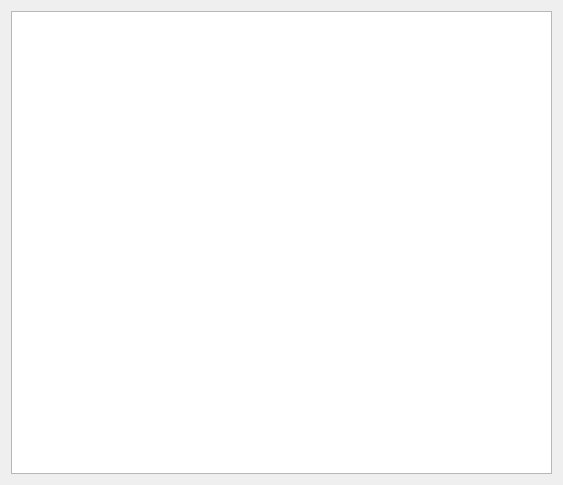
<?xml version="1.0" encoding="UTF-8"?>
<ui version="4.0">
 <class>MapaClass</class>
 <widget class="SubWindow" name="MapaClass">
  <property name="geometry">
   <rect>
    <x>0</x>
    <y>0</y>
    <width>563</width>
    <height>485</height>
   </rect>
  </property>
  <property name="windowTitle">
   <string>Mapa</string>
  </property>
  <layout class="QVBoxLayout" name="verticalLayout">
   <item>
    <widget class="QgsMapCanvas" name="mapa"/>
   </item>
  </layout>
 </widget>
 <customwidgets>
  <customwidget>
   <class>SubWindow</class>
   <extends>QWidget</extends>
   <header location="global">widgets/subwindow.h</header>
   <container>1</container>
  </customwidget>
  <customwidget>
   <class>QgsMapCanvas</class>
   <extends>QGraphicsView</extends>
   <header>qgis.gui</header>
  </customwidget>
 </customwidgets>
 <resources/>
 <connections/>
</ui>
